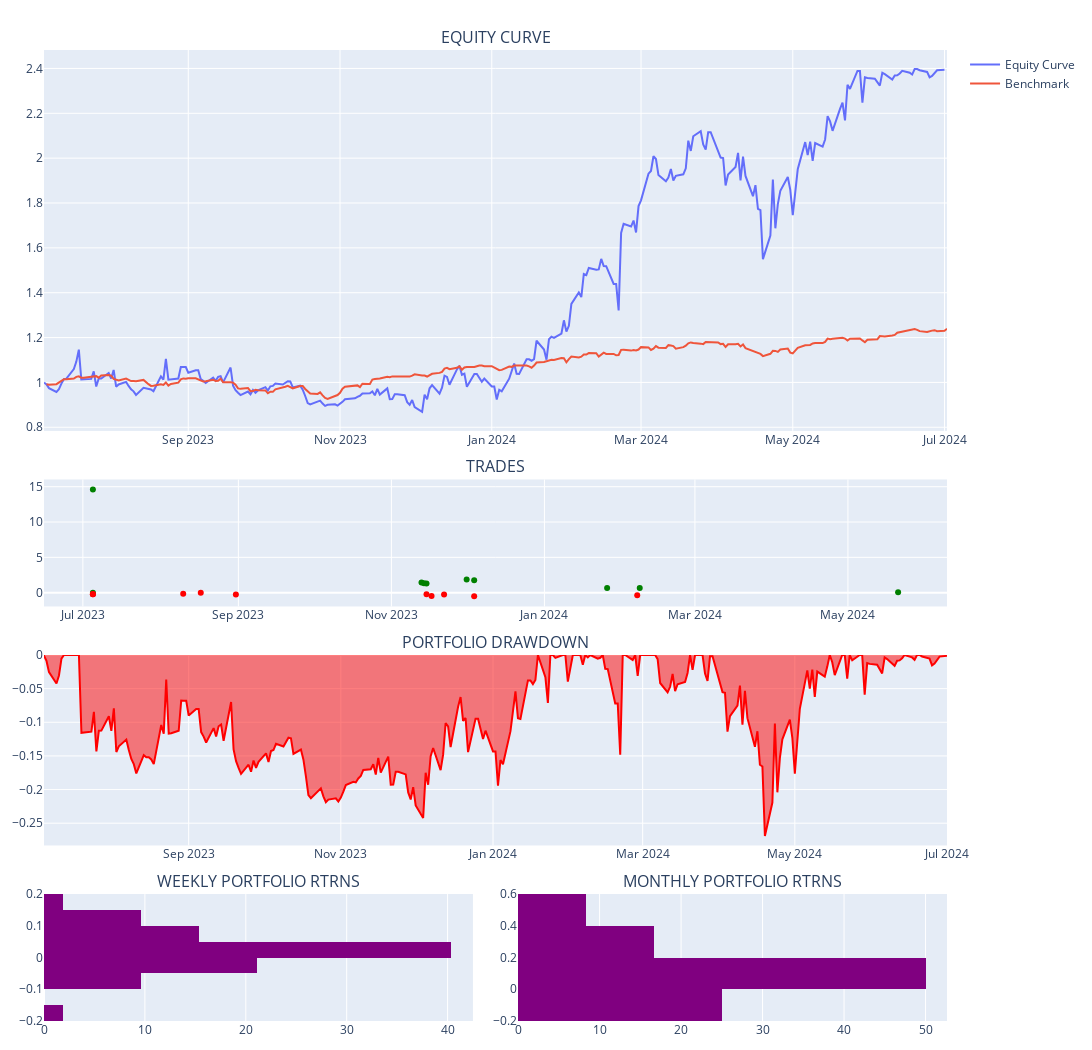

Notebook source saved alongside this figure:
### Code cell
evb_backtest.portfolio.plot_portfolio()

### Figure 1 — Plotly figure (JSON) as saved in the notebook; plotly's stock layout.template omitted (floating-point values rounded to 4 significant figures; data arrays with more than 128 entries replaced by an {"elided": "..."} marker saying what was removed)
{"data": [{"name": "Equity Curve", "showlegend": true, "type": "scatter", "x": {"elided": "260 str values"}, "xaxis": "x", "y": {"elided": "260 float values"}, "yaxis": "y"}, {"name": "Benchmark", "showlegend": true, "type": "scatter", "x": {"elided": "260 str values"}, "xaxis": "x", "y": {"elided": "260 float values"}, "yaxis": "y"}, {"customdata": [11, 6, 7, 1, 9, 1, 0, 9, 6, 0, 1, 5, 5, 2, 0, 0, 1, 5, 3, 6, 1, 4, 0, 1, 1, 4], "hovertemplate": "<b>%{text}</b><br><br>Date: %{x}<br>Size: %{customdata}<br>PnL: %{y}<br>", "marker": {"color": ["red", "green", "red", "red", "green", "red", "green", "red", "red", "green", "green", "green", "red", "green", "green", "green", "red", "red", "green", "green", "red", "green", "green", "red", "green", "green"]}, "mode": "markers", "name": "Ticker", "showlegend": false, "text": ["TSLA", "AAPL", "MSFT", "AMZN", "NVDA", "BA", "WMT", "TSLA", "AAPL", "INTC", "QCOM", "MSFT", "SBUX", "AMD", "MU", "INTC", "DIS", "AAPL", "BAC", "HD", "BA", "GOOG", "WMT", "DIS", "AMZN", "AAPL"], "type": "scatter", "x": ["2023-07-05T00:00:00", "2023-07-05T00:00:00", "2023-07-05T00:00:00", "2023-07-05T00:00:00", "2023-07-05T00:00:00", "2023-08-10T00:00:00", "2023-08-10T00:00:00", "2023-08-17T00:00:00", "2023-08-31T00:00:00", "2023-09-15T00:00:00", "2023-11-13T00:00:00", "2023-11-14T00:00:00", "2023-11-15T00:00:00", "2023-11-15T00:00:00", "2023-11-16T00:00:00", "2023-11-17T00:00:00", "2023-11-17T00:00:00", "2023-11-22T00:00:00", "2023-12-01T00:00:00", "2023-12-04T00:00:00", "2023-12-04T00:00:00", "2024-01-26T00:00:00", "2024-02-05T00:00:00", "2024-02-07T00:00:00", "2024-02-08T00:00:00", "2024-05-21T00:00:00"], "xaxis": "x2", "y": [-0.2127, 0.001302, -0.1972, -0.2185, 14.59, -0.1629, null, -0.02401, -0.2496, null, 1.458, 1.334, -0.2311, 1.29, null, null, -0.4563, -0.2407, 1.856, 1.755, -0.5213, 0.6538, null, -0.3512, 0.6758, 0.0648], "yaxis": "y2"}, {"fill": "tozeroy", "line": {"color": "red"}, "name": "Drawdown", "showlegend": false, "type": "scatter", "x": {"elided": "260 str values"}, "xaxis": "x3", "y": {"elided": "260 float values"}, "yaxis": "y3"}, {"histnorm": "percent", "marker": {"color": "purple"}, "showlegend": false, "type": "histogram", "xaxis": "x4", "y": [null, 0.04349, -0.002582, 0.003204, -0.02622, -0.04666, 0.01677, 0.05466, 0.02997, -0.0441, 0.003008, -0.05649, 0.02185, 0.03176, -0.01734, -0.07718, -0.002575, 0.0275, 0.02798, -0.005018, 0.001693, -0.06069, 0.1101, 0.001746, -0.008867, 0.03729, -0.0562, 0.0804, 0.143, 0.01114, 0.1258, 0.1188, 0.00548, 0.1246, 0.06099, 0.06243, -0.001948, 0.09189, 0.008653, -0.0892, -0.003243, -0.1932, 0.1965, 0.05191, 0.06004, 0.02627, 0.08816, 0.02102, 0.007243, 0.006422, 0.0009624, -0.0001672, 0.001166], "yaxis": "y4"}, {"histnorm": "percent", "marker": {"color": "purple"}, "showlegend": false, "type": "histogram", "xaxis": "x5", "y": [null, 0.02545, -0.09744, -0.07029, 0.02747, 0.1044, 0.2055, 0.4565, 0.1844, -0.1214, 0.2681, 0.01452, 0.001166], "yaxis": "y5"}], "layout": {"annotations": [{"font": {"size": 16}, "showarrow": false, "text": "EQUITY CURVE", "x": 0.5, "xanchor": "center", "xref": "paper", "y": 1.0, "yanchor": "bottom", "yref": "paper"}, {"font": {"size": 16}, "showarrow": false, "text": "TRADES", "x": 0.5, "xanchor": "center", "xref": "paper", "y": 0.5577, "yanchor": "bottom", "yref": "paper"}, {"font": {"size": 16}, "showarrow": false, "text": "PORTFOLIO DRAWDOWN", "x": 0.5, "xanchor": "center", "xref": "paper", "y": 0.3769, "yanchor": "bottom", "yref": "paper"}, {"font": {"size": 16}, "showarrow": false, "text": "WEEKLY PORTFOLIO RTRNS", "x": 0.2375, "xanchor": "center", "xref": "paper", "y": 0.1308, "yanchor": "bottom", "yref": "paper"}, {"font": {"size": 16}, "showarrow": false, "text": "MONTHLY PORTFOLIO RTRNS", "x": 0.7625, "xanchor": "center", "xref": "paper", "y": 0.1308, "yanchor": "bottom", "yref": "paper"}], "height": 1050, "hovermode": "x unified", "margin": {"b": 20, "l": 15, "r": 15, "t": 50}, "paper_bgcolor": "WHITE", "width": 1200, "xaxis": {"anchor": "y", "domain": [0, 1]}, "xaxis2": {"anchor": "y2", "domain": [0, 1]}, "xaxis3": {"anchor": "y3", "domain": [0, 1]}, "xaxis4": {"anchor": "y4", "domain": [0, 0.475]}, "xaxis5": {"anchor": "y5", "domain": [0.525, 1]}, "yaxis": {"anchor": "x", "domain": [0.6077, 1.0]}, "yaxis2": {"anchor": "x2", "domain": [0.4269, 0.5577]}, "yaxis3": {"anchor": "x3", "domain": [0.1808, 0.3769]}, "yaxis4": {"anchor": "x4", "domain": [0, 0.1308]}, "yaxis5": {"anchor": "x5", "domain": [0, 0.1308]}}}
